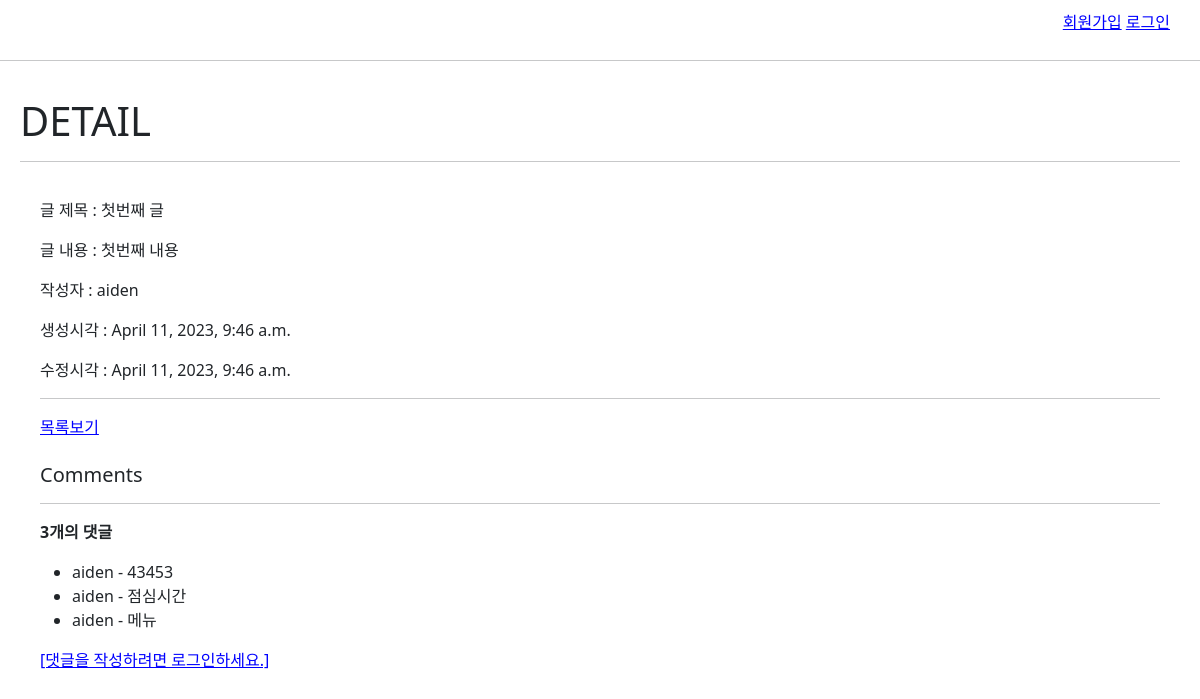
/articles/1/, run on the app's committed database.
### articles/models.py (models this page shows, shortened)
class Article(models.Model):
    user = models.ForeignKey(settings.AUTH_USER_MODEL, on_delete=models.CASCADE)
    title = models.CharField(max_length=30)
    content = models.TextField()
    image = models.ImageField(blank=True, null=True)
    created_at = models.DateTimeField(auto_now_add=True)
    updated_at = models.DateTimeField(auto_now=True)

class Comment(models.Model):
    article = models.ForeignKey(Article, on_delete=models.CASCADE)
    user = models.ForeignKey(settings.AUTH_USER_MODEL, on_delete=models.CASCADE)
    content = models.CharField(max_length=200)
    created_at = models.DateTimeField(auto_now_add=True)
    updated_at = models.DateTimeField(auto_now=True)

### accounts/models.py (models this page shows)
class User(AbstractUser):
    pass

### articles/views.py (the view)
# urls.py: path('<int:pk>/', views.detail, name='detail'),
def detail(request, pk):
    article = Article.objects.get(pk=pk)
    comment_form = CommentForm()
    comments = article.comment_set.all()
    context = {
        'article': article,
        'comment_form': comment_form,
        'comments': comments,
    }
    return render(request, 'articles/detail.html', context)

### articles/templates/articles/detail.html (shortened to what this page needs)
{% extends 'base.html' %}
{% block content %}
  <h1>DETAIL</h1>
  <hr />
  <div id="article-content">
    <p>글 제목 : {{article.title}}</p>
    <p>글 내용 : {{article.content}}</p>
    <p>작성자 : {{article.user}}</p>
    <p>생성시각 : {{article.created_at}}</p>
    <p>수정시각 : {{article.updated_at}}</p>
    <hr>
    <a href="{% url 'articles:index' %}">목록보기</a>
    <br><br>
    <h5>Comments</h5>
    <hr>
    {% if comments %}
      <p><b>{{comments|length}}개의 댓글</b></p>
    {% endif %}
    <ul>
      {% for comment in comments %}
        <li>
          {{ comment.user }} - {{comment.content}}
        </li>
      {% empty %}
        <li>댓글이 없습니다 :(</li>
      {% endfor %}
    </ul>
    {% if request.user.is_authenticated %}
      <form action="{% url 'articles:comments_create' article.pk %}" method="POST">
        {% csrf_token %}
        {{comment_form}}
        <input type="submit" value="저장">
      </form>
    {% else %}
      <a href="{% url 'accounts:login' %}">[댓글을 작성하려면 로그인하세요.]</a>
    {% endif %}
  </div>
{% endblock content %}

### templates/base.html (shortened to what this page needs)
{% load static %}
<!DOCTYPE html>
<html lang="en">
  <head>
    <link href="https://cdn.jsdelivr.net/npm/bootstrap@5.3.0-alpha1/dist/css/bootstrap.min.css" rel="stylesheet">
    <link rel="stylesheet" href="{% static 'base.css' %}">
  </head>
  <body>
    <div id="nav">
      {% if user.is_authenticated %}
        <a href="{% url 'accounts:logout' %}">로그아웃</a>
        <a href="{% url 'accounts:update' %}">회원정보수정</a>
        <form action="{% url 'accounts:delete' %}" method="POST">
          {% csrf_token %}
          <input type="submit" value="회원탈퇴">
        </form>
        <h3 id="user-hello"><i>안녕하세요, {{user}} 님 !</i></h3>
      {% else %}
        <a href="{% url 'accounts:signup' %}">회원가입</a>
        <a href="{% url 'accounts:login' %}">로그인</a>
      {% endif %}
    </div>
    <hr>
    <div id="content">
      {% block content %}{% endblock content %}
    </div>
  </body>
</html>

### static/base.css (style rules this page uses)
a { color: blue; }
#content { padding: 20px; }
#nav { text-align: right; padding: 10px 30px 10px; }
#article-content { padding: 20px; }

### data on the page
Article: title "첫번째 글", content "첫번째 내용", user "aiden", created_at "April 11, 2023, 9:46 a.m.", updated_at "April 11, 2023, 9:46 a.m."
Comment: user "aiden", content "43453"
Comment: user "aiden", content "점심시간"
Comment: user "aiden", content "메뉴"

### other printed values
{{ comments|length }} "3"
